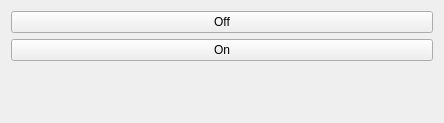
<?xml version="1.0" encoding="UTF-8"?>
<ui version="4.0">
 <class>FanSetQt</class>
 <widget class="QWidget" name="FanSetQt">
  <property name="geometry">
   <rect>
    <x>0</x>
    <y>0</y>
    <width>444</width>
    <height>123</height>
   </rect>
  </property>
  <property name="windowTitle">
   <string>FanSetQt</string>
  </property>
  <layout class="QVBoxLayout" name="verticalLayout">
   <item>
    <widget class="QPushButton" name="FanOffButton">
     <property name="text">
      <string>Off</string>
     </property>
    </widget>
   </item>
   <item>
    <widget class="QPushButton" name="FanOnButton">
     <property name="text">
      <string>On</string>
     </property>
    </widget>
   </item>
   <item>
    <widget class="QLabel" name="InfoLabel">
     <property name="text">
      <string/>
     </property>
    </widget>
   </item>
  </layout>
 </widget>
 <layoutdefault spacing="6" margin="11"/>
 <resources/>
 <connections/>
</ui>
